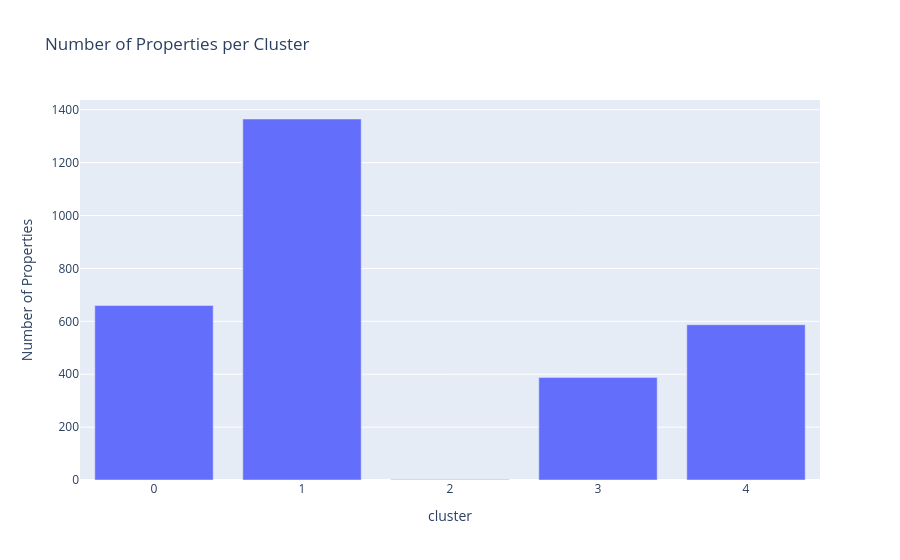

The notebook cell saved with this chart:
### Code cell
print("--- Cluster Size Distribution ---")
cluster_counts = df_clustered['cluster'].value_counts().sort_index()
print(cluster_counts)

# Visualize the distribution
fig = px.bar(
    cluster_counts, 
    x=cluster_counts.index, 
    y=cluster_counts.values,
    title="Number of Properties per Cluster",
    labels={'x': 'Cluster ID', 'y': 'Number of Properties'}
)
fig.show()

### Figure 1 — Plotly figure (JSON) as saved in the notebook; plotly's stock layout.template omitted (floating-point values rounded to 4 significant figures)
{"data": [{"hovertemplate": "cluster=%{x}<br>Number of Properties=%{y}<extra></extra>", "legendgroup": "", "marker": {"color": "#636efa", "pattern": {"shape": ""}}, "name": "", "orientation": "v", "showlegend": false, "textposition": "auto", "type": "bar", "x": [0, 1, 2, 3, 4], "xaxis": "x", "y": [660, 1365, 2, 388, 587], "yaxis": "y"}], "layout": {"barmode": "relative", "legend": {"tracegroupgap": 0}, "title": {"text": "Number of Properties per Cluster"}, "xaxis": {"anchor": "y", "domain": [0, 1], "title": {"text": "cluster"}}, "yaxis": {"anchor": "x", "domain": [0, 1], "title": {"text": "Number of Properties"}}}}
